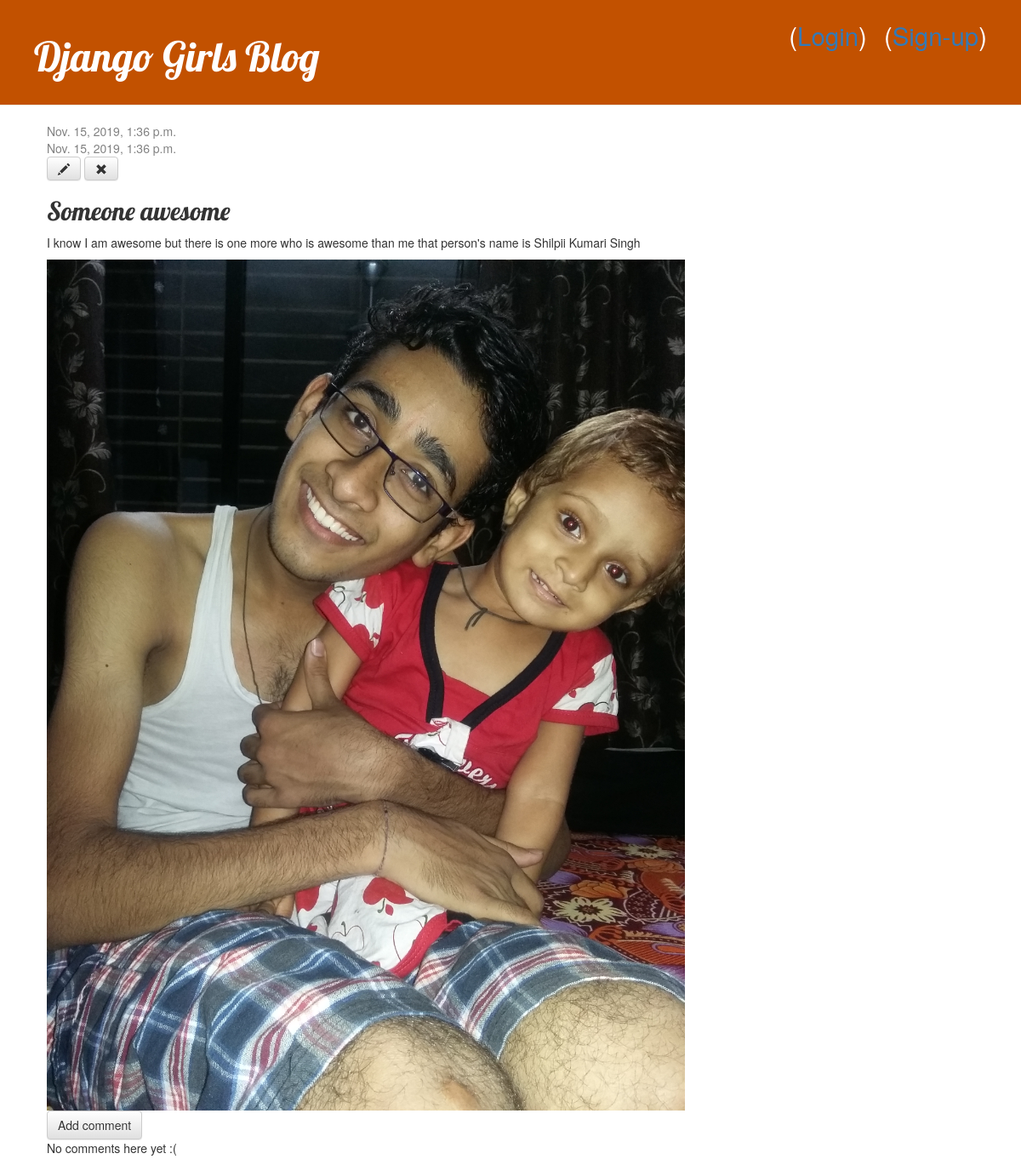
The app's page /post/2/ with its own data.
### blog/models.py (models this page shows, shortened)
class Post(models.Model):
    author = models.ForeignKey(settings.AUTH_USER_MODEL, on_delete=models.CASCADE)
    title = models.CharField(max_length=200)
    text = models.TextField()
    created_date = models.DateTimeField(default=timezone.now)
    published_date = models.DateTimeField(blank=True, null=True)
    image_post = models.ImageField(upload_to='images/', blank = True)
    status = models.CharField(max_length=1, choices=STATUS_CHOICES)

### blog/views.py (the view)
# urls.py: path('post/<int:pk>/', views.post_detail, name='post_detail'),
def post_detail(request, pk):
    post = get_object_or_404(Post, pk=pk)
    return render(request, 'blog/post_detail.html', {'post': post})

### blog/templates/blog/post_detail.html (shortened to what this page needs)
{% extends 'blog/base.html' %}
{% block content %}
    <div class="post">
        {% if post.published_date %}
            <div class="date">
                {{ post.published_date }}
            </div>
        {% endif %}
{% if post.published_date %}
    <div class="date">
        {{ post.published_date }}
    </div>
{% else %}
    <a class="btn btn-default" href="{% url 'post_publish' pk=post.pk %}">Publish<n></a>
{% endif %}
 <a class="btn btn-default" href="{% url 'post_edit' pk=post.pk %}"><span class="glyphicon glyphicon-pencil"></span></a>
	<a class="btn btn-default" href="{% url 'post_remove' pk=post.pk %}"><span class="glyphicon glyphicon-remove"></span></a>
       <h2>{{ post.title }}</h2>
       <p>{{ post.text|linebreaksbr }}</p>
<img src="{{ post.image_post.url }}" class="img-responsive" style="width: 100%; float: left; margin-right: 10px;" />
    </div>
<a class="btn btn-default" href="{% url 'add_comment_to_post' pk=post.pk %}">Add comment</a>
{% for comment in post.comments.all %}
    {% if user.is_authenticated or comment.approved_comment %}
    <div class="comment">
        <div class="date">
            {{ comment.created_date }}
            {% if not comment.approved_comment %}
                <a class="btn btn-default" href="{% url 'comment_remove' pk=comment.pk %}"><span class="glyphicon glyphicon-remove"></span></a>
                <a class="btn btn-default" href="{% url 'comment_approve' pk=comment.pk %}"><span class="glyphicon glyphicon-ok"></span></a>
            {% endif %}
        </div>
        <strong>{{ comment.author }}</strong>
        <p>{{ comment.text|linebreaks }}</p>
    </div>
    {% endif %}
{% empty %}
    <p>No comments here yet :(</p>
{% endfor %}
{% endblock %}

### blog/static/css/blog.css (style rules this page uses)
h1, h2, h3, h4 { font-family: 'Lobster', cursive; }
.date { color: #828282; }
.post { margin-bottom: 70px; }

### records on screen
Post: published_date "Nov. 15, 2019, 1:36 p.m.", title "Someone awesome", text "I know I am awesome but there is one more who is awesome than me that person's name is Shilpii Kumari Singh", image_post (picture)
